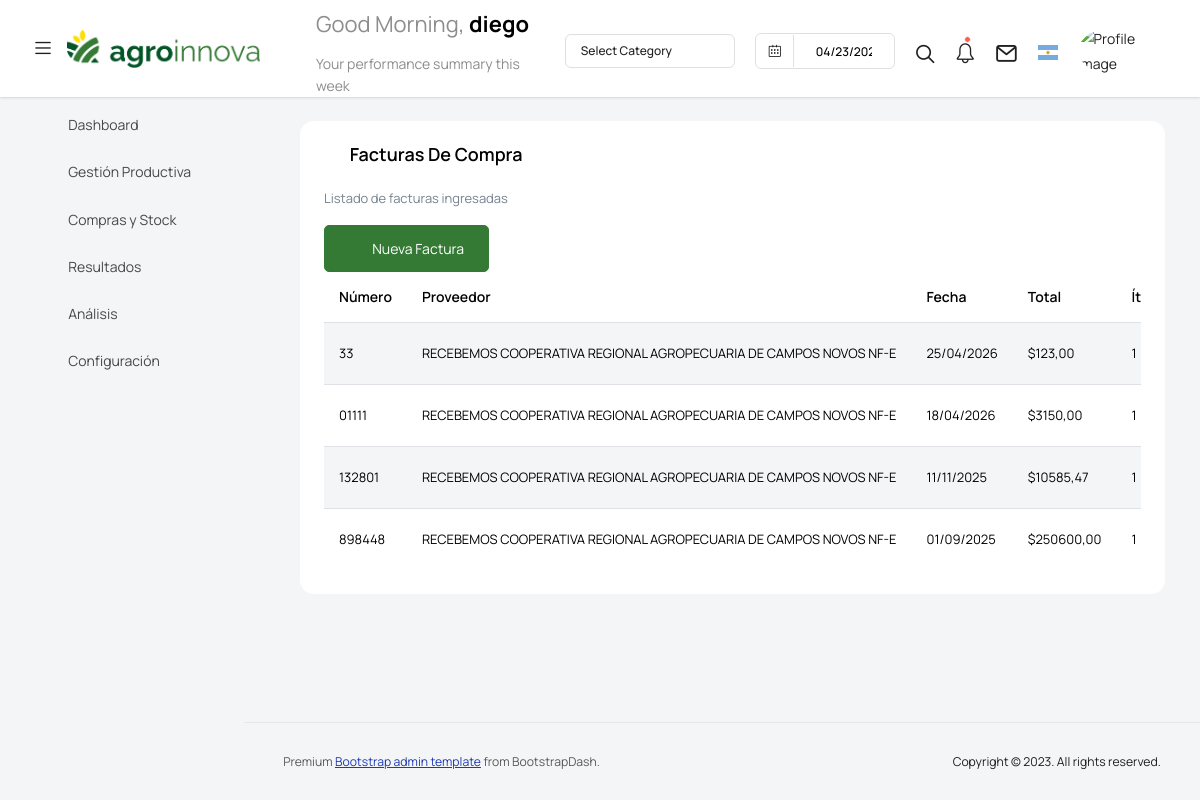
/facturas/ (signed in), run on an earlier commit of the app's database.
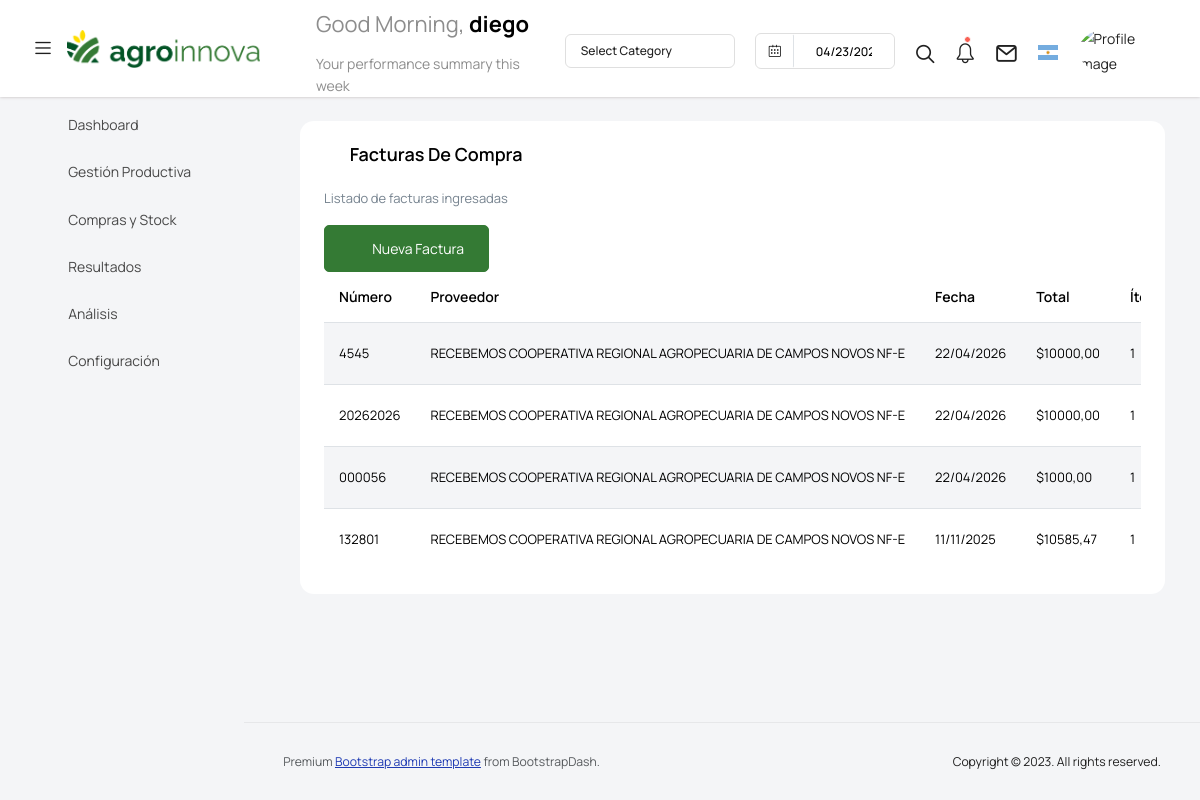
And on a later commit of the database.
### gestion_agro/models.py (models this page shows, shortened)
class FacturaCompra(models.Model):
    empresa = models.ForeignKey(Empresa, on_delete=models.CASCADE, verbose_name=_("Empresa"))
    proveedor = models.ForeignKey("Proveedor", on_delete=models.CASCADE, verbose_name=_("Proveedor"))
    numero = models.CharField(max_length=50, verbose_name=_("Número factura"))
    fecha = models.DateField(verbose_name=_("Fecha"))
    total = models.DecimalField(max_digits=14, decimal_places=2, verbose_name=_("Total"))
    archivo_pdf = models.FileField(upload_to="facturas_compra/", blank=True, null=True)
    creada = models.DateTimeField(auto_now_add=True)
    class Meta:
        verbose_name = _("Factura de compra")
        verbose_name_plural = _("Facturas de compra")
        unique_together = ("empresa", "proveedor", "numero")

class Proveedor(models.Model):
    empresa = models.ForeignKey(Empresa, on_delete=models.CASCADE, verbose_name=_("Empresa"))
    razon_social = models.CharField(max_length=255, verbose_name=_("Razón social"))
    identificador = models.CharField(max_length=30, blank=True, null=True, verbose_name=_("CUIT / CNPJ"))
    class Meta:
        verbose_name = _("Proveedor")
        verbose_name_plural = _("Proveedores")
        unique_together = ("empresa", "razon_social")

### gestion_agro/views.py (the view)
# urls.py: path('facturas/', vista_lista_facturas, name='vista_lista_facturas'),
@login_required
def vista_lista_facturas(request):
    empresa = request.user.profile.empresa
    facturas = FacturaCompra.objects.filter(
        empresa=empresa
    ).select_related("proveedor").order_by("-fecha", "-id")
    return render(request, "tem_facturas/vista_lista_facturas.html", {
        "facturas": facturas
    })

### templates/tem_facturas/vista_lista_facturas.html (shortened to what this page needs)
{% extends 'base.html' %}
{% load static %}
{% load i18n %}
{% block content %}
<div class="col-12 grid-margin">
  <div class="card">
    <div class="card-body">
      <h4 class="card-title">
          <i class="mdi mdi-file-document-outline icon-agro me-2"></i>
          {% translate "Facturas de Compra" %}
      </h4>
      <p class="card-description">
        {% trans "Listado de facturas ingresadas" %}
      </p>
      <div>
        <a href="{% url 'vista_cargar_factura' %}" class="btn btn-success">
            <i class="mdi mdi-plus-circle-outline me-2"></i>
            {% translate "Nueva Factura" %}
        </a>
      </div>
      <div class="table-responsive">
        <table class="table table-striped">
          <thead>
            <tr>
              <th>{% trans "Número" %}</th>
              <th>{% trans "Proveedor" %}</th>
              <th>{% trans "Fecha" %}</th>
              <th>{% trans "Total" %}</th>
              <th>{% trans "Ítems" %}</th>
            </tr>
          </thead>
          <tbody>
            {% for factura in facturas %}
            <tr>
              <td>{{ factura.numero }}</td>
              <td>{{ factura.proveedor.razon_social }}</td>
              <td>{{ factura.fecha|date:"d/m/Y" }}</td>
              <td>${{ factura.total|floatformat:2 }}</td>
              <td>{{ factura.items.count }}</td>
            </tr>
            {% empty %}
            <tr>
              <td colspan="7" class="text-center">
                {% trans "No hay facturas cargadas" %}
              </td>
            </tr>
            {% endfor %}
          </tbody>
        </table>
      </div>
    </div>
  </div>
</div>
{% endblock %}

What changed in the data, as far as the page shows it:
removed FacturaCompra: numero "33", proveedor.razon_social "RECEBEMOS COOPERATIVA REGIONAL AGROPECUARIA DE CAMPOS NOVOS NF-E", fecha "25/04/2026", total "123,00", items.count "1"
removed FacturaCompra: numero "01111", proveedor.razon_social "RECEBEMOS COOPERATIVA REGIONAL AGROPECUARIA DE CAMPOS NOVOS NF-E", fecha "18/04/2026", total "3150,00", items.count "1"
removed FacturaCompra: numero "898448", proveedor.razon_social "RECEBEMOS COOPERATIVA REGIONAL AGROPECUARIA DE CAMPOS NOVOS NF-E", fecha "01/09/2025", total "250600,00", items.count "1"
added FacturaCompra: numero "4545", proveedor.razon_social "RECEBEMOS COOPERATIVA REGIONAL AGROPECUARIA DE CAMPOS NOVOS NF-E", fecha "22/04/2026", total "10000,00", items.count "1"
added FacturaCompra: numero "20262026", proveedor.razon_social "RECEBEMOS COOPERATIVA REGIONAL AGROPECUARIA DE CAMPOS NOVOS NF-E", fecha "22/04/2026", total "10000,00", items.count "1"
added FacturaCompra: numero "000056", proveedor.razon_social "RECEBEMOS COOPERATIVA REGIONAL AGROPECUARIA DE CAMPOS NOVOS NF-E", fecha "22/04/2026", total "1000,00", items.count "1"
